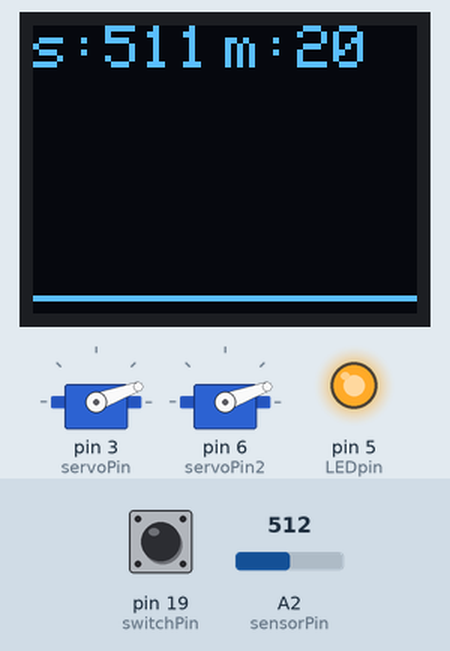
Simulated run of this sketch. Board: Arduino Uno, built with avr-gcc and run on an emulated ATmega328P. Parts: 64×48 one-colour display, 2 × servo, output pins drawn as LEDs (lit = HIGH). The test bench sets the inputs (shaded band); at power-on: A2 (sensorPin) = 512, pin 19 (switchPin) HIGH.

Above: at 9.7 s.
9.8 s: A2 (sensorPin) set to 498
At 11.7 s:
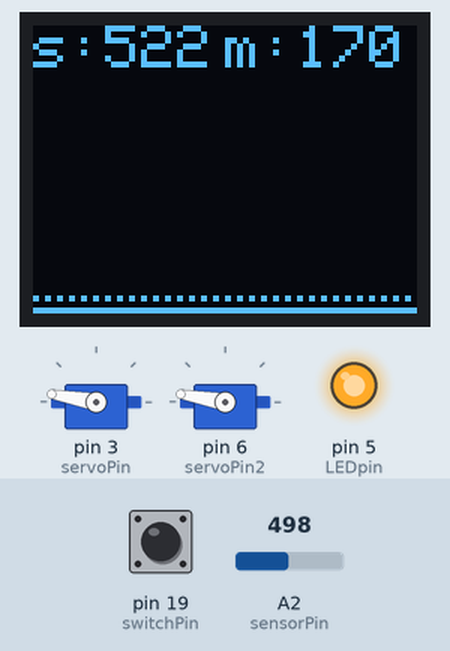
12.4 s: A2 (sensorPin) set to 526
At 13.17 s:
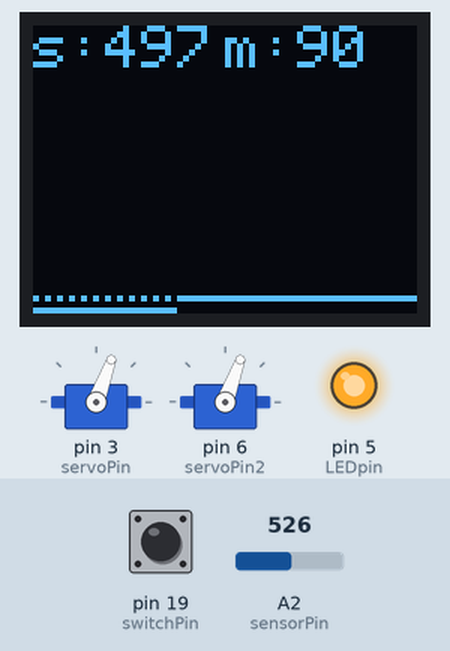
14.5 s: pin 19 (switchPin) pulled LOW for 0.15 s
At 14.97 s:
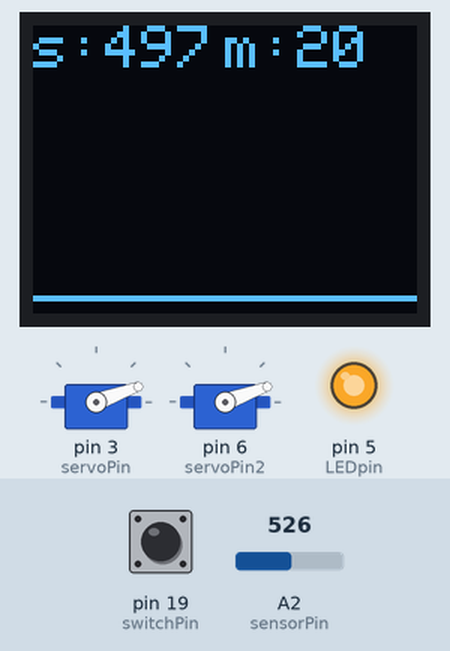
15.2 s: A2 (sensorPin) set to 306
At 17.5 s:
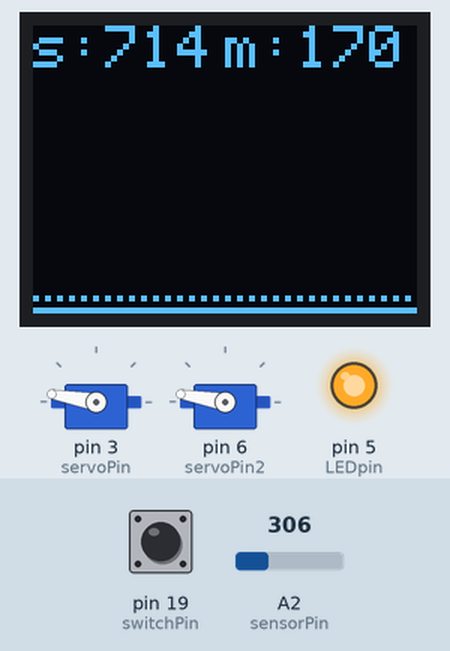
17.8 s: A2 (sensorPin) set to 716
At 18.57 s:
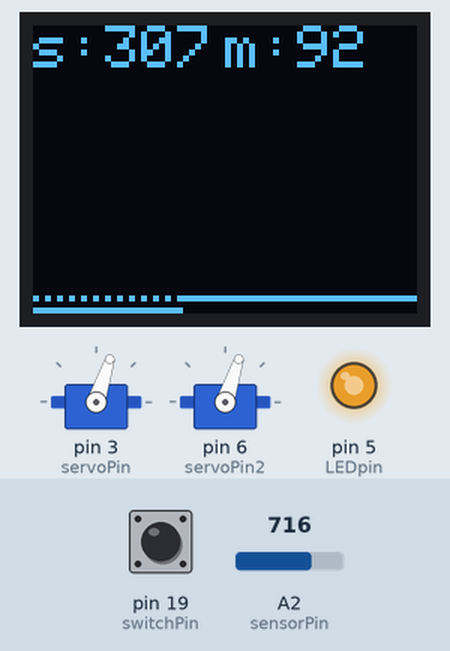
20.8 s: A2 (sensorPin) set to 506
At 23.3 s:
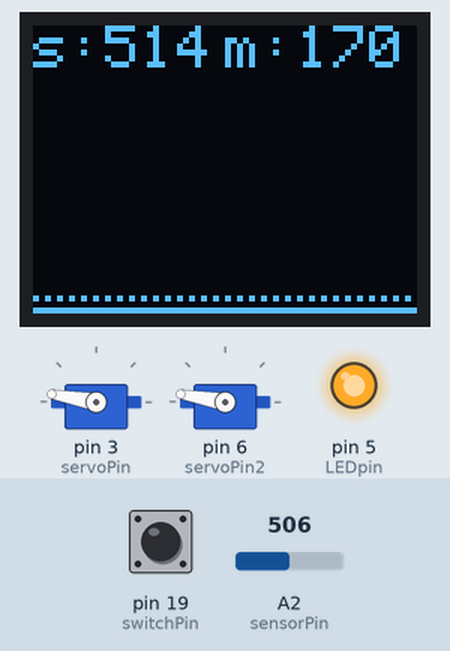
Timing chart, 0 to 24.3 s (numbered marks = the images above; inputs shaded):
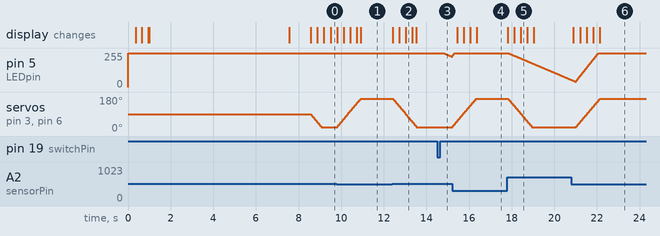

Measured:
- the behaviour switches between 509 and 508 on A2 (sensorPin) (found by bisection; images 0 and 1)
- after the input at 9.8 s, servo on pin 3 (servoPin), servo on pin 6 (servoPin2): moves from 20° to 170° over 1.1 s, starting at once; the display: first changes at once (image 1 shows a later state)
- after the input at 12.4 s, servo on pin 3 (servoPin), servo on pin 6 (servoPin2): moves from 170° to 20° over 1.1 s, starting at once; the display: first changes at once (image 2 shows a later state)
- after the input at 14.5 s, pin 5 (LEDpin): moves from 255/255 to 228/255 over 0.38 s, starting after 0.31 s
- after the input at 15.2 s, servo on pin 3 (servoPin), servo on pin 6 (servoPin2): moves from 20° to 170° over 1.1 s, starting at once; the display: first changes after 0.24 s (image 4 shows a later state)
- after the input at 17.8 s, pin 5 (LEDpin): moves from 255/255 to 54/255 over 3.0 s, starting at once; servo on pin 3 (servoPin), servo on pin 6 (servoPin2): moves from 170° to 20° over 1.1 s, starting at once; the display: first changes at once (image 5 shows a later state)
- after the input at 20.8 s, servo on pin 3 (servoPin), servo on pin 6 (servoPin2): moves from 20° to 170° over 1.1 s, starting after 0.24 s; the display: first changes after 0.10 s (image 6 shows a later state)

The sketch:

Sensor_display_light_lnear.ino
```cpp
#include <MicroView.h>
#include <Servo.h>

boolean commercialBendsensor = false; // change this to true when using commercial bendsensor sleeve

int val;
int x[64];
int angle;
int avg;
int sampleSize = 4; // how many sample one take for avarage. change to bigger number for more smoothing

Servo myservo;
Servo myservo2;

// initially the below number is given as min/max for the sensor. it gets callibrated in setup
int bendSensor_max = 1023;
int bendSensor_min = 0;

int sensorPin = A2;
int LEDpin = 5;
int servoPin = 3; // glove version motor is connected to 3
int servoPin2 = 6; // wristband version motor is connected to 6

int switchPin = 19;

bool switchState;
bool lastSwitchState;
bool lightOn = false;

long switchMarker;
int state;

int lightState;

bool debugger = false;

int threshold = 516;
int brightness = 255;


//---------------------------------
//adjust the following number
//---------------------------------


int motorPos_max = 170;  // streight position. 180 max
int motorPos_min = 20;  // the smaller number the bigger bend angle

//------------------------------------


void setup() {

  uView.begin();				// start MicroView
  uView.clear(PAGE);			// clear page
  uView.print("ExtraDigit");	// display HelloWorld
  uView.display();

  // set the pinModes
  pinMode(LEDpin, OUTPUT);
  pinMode(switchPin, INPUT_PULLUP);

  // turn off the LED
  digitalWrite(LEDpin, HIGH); // it is pnp transistor switch, HIGH = off, LOW = on

  // if (debugger) {
  // start serial communication for debugging
  Serial.begin(9600);
  //}

  // read analog input pin
  val = analogRead(sensorPin);
  avg = val;

  // initialize the graph value with the reading
  for (int i = 0; i < 63; i++) {
    x[i] = map(val, 0, 1023, 48, 10);
  }

  // set initial avarage and angle
  angle = map(val, 0, 1023, 0, 180);

  // setup servo
  myservo.attach(servoPin);
  myservo2.attach(servoPin2);


  // call the calibration
  calibration(500);

}

void loop () {

  // read sensor
  val = sensorReading();

  // read switch
  readSwitch();


  //------------------------------
  // motor control related----
  //------------------------------


  if (val > threshold) {
    angle += 2;
  }
  else {
    angle -= 2;
  }
  angle = constrain(angle,  motorPos_min, motorPos_max);

  // control the servo motor
  myservo.write(angle);
  myservo2.write(angle);

  //------------------------------
  // light related----
  //------------------------------
  if (lightOn) {

    if (val > threshold) {
      brightness += 3;
    }
    else {
      brightness -= 1;
    }
    brightness = constrain(brightness, 0, 255);
    analogWrite(LEDpin, brightness);
  }
  if (!lightOn) {
    brightness = 255;
    analogWrite(LEDpin, brightness );  // this is off
  }
  // display the sensor reading and angle of the motor
  microViewDisplay(val, angle);

  // print to Serial so we can see the sensor value on serial. this is or debugging
  //serialPlotterView(val);
  if (debugger) serialPrintDebugger();

  delay(1);
}

void microViewDisplay(int v, int a) {

  //------------------------------
  // microview display related----
  //------------------------------
  // clear the display
  uView.clear(PAGE);

  // display text for sensor input value at y position 0
  uView.setCursor(0, 0);
  uView.print("s:");
  uView.setCursor(12, 0);
  uView.print(v);
  // display text for bending angle at y position 10
  uView.setCursor(32, 0);
  uView.print("m:");
  uView.setCursor(44, 0);
  uView.print(a);

  // draw the threshold line
  MicroViewThresh();
  MicroViewMinMax();

  // display sensor input as graph
  MicroViewGraph(v);


  // show on the display
  uView.display();

  //------------------------------
}

void serialPlotterView(int num) {
  Serial.print(1023);
  Serial.print(" , ");
  Serial.print(0);
  Serial.print(" , ");
  Serial.println(num);
}

void serialPrintDebugger() {
  Serial.print("sensorVal; ");
  Serial.print(val);
  Serial.print("\t motorAngle; ");
  Serial.print(angle);
  Serial.print("\t min; ");
  Serial.print(bendSensor_min);
  Serial.print("\t max; ");
  Serial.print(bendSensor_max);
  Serial.println();
}

void readSwitch() {
  switchState = digitalRead(switchPin);
  if (switchState != lastSwitchState) {
    if (switchState == 0) {
      switch (state) {
        case 0:
          switchMarker = millis();
          state = 1; // single click
          break;

        case 1:
          state = 2; // double click
          break;
      }
    }
  }
  lastSwitchState = switchState;

  long currentTime = millis();
  // check the time out, 300ms
  if (  currentTime - switchMarker > 300) {
    if (state == 1) {
      lightOn = !lightOn; // switch on/off the light
      state = 0; // time out
    }
  }

  if (state == 2) {
    // double click, call calibration
    calibration(1000);
    state = 0;
  }
}

void calibration(int calibrationTime) {
  int tempMax = 0;
  int tempMin = 1023;

  // wait for 0.5 second
  //delay(500);

  for (int i = 0; i < 100; i++) {

    val = sensorReading();
  }

  for (int i = 0; i < calibrationTime; i++) {

    val = sensorReading();

    // register the value as max if it is bigger than current max
    if (val > tempMax) {
      tempMax = val;
    }
    // register the value as min if it is smaller than current min
    if (val < tempMin) {
      tempMin = val;
    }

    //----------------
    // display related
    //----------------
    // clear the display
    uView.clear(PAGE);
    // display text for sensor input value at y position 0
    uView.setCursor(0, 0);
    uView.print(val);
    // display theat it is in calibration
    uView.setCursor(0, 10);
    uView.print("calibrate");
    //draw the min, max value line
    MicroViewMinMax();
    // display sensor input as graph
    MicroViewGraph(val);
    // show on the display
    uView.display();
    //----------------

    if (debugger) {
      Serial.print("sensorVal; ");
      Serial.print(val);
      Serial.println();
    }

    delay (1);
  }

  bendSensor_max = tempMax - ((tempMax - tempMin) * 0.05);
  bendSensor_min = tempMin + ((tempMax - tempMin) * 0.25);

  threshold = (bendSensor_max - bendSensor_min) / 2 + bendSensor_min;

  //----------------
  // end of calibration display
  //----------------
  // clear the display
  uView.clear(PAGE);

  // display the end messgae with min and max value
  uView.setCursor(0, 0);
  uView.print("finished");
  uView.setCursor(0, 10);
  uView.print("min: ");
  uView.setCursor(20, 10);
  uView.print(bendSensor_min);
  uView.setCursor(0, 20);
  uView.print("max: ");
  uView.setCursor(20, 20);
  uView.print(bendSensor_max);


  // display sensor input as graph
  // MicroViewGraph(val);


  // show on the display
  uView.display();
  //----------------

  // pause for 1 second
  delay (1000);

}

int sensorReading() {
  // read analog input pin
  int v = analogRead(sensorPin);
  if (commercialBendsensor == false) {
    // reverse the reading
    v = map (v, 1023, 0, 0, 1023);
  }
  v = (avg * (sampleSize - 1) + v) / sampleSize;
  avg = v;
  return v;
}


void MicroViewGraph(int value) {
  // map the value to y value of the graph. first 1-10 pixel is taken for number display
  int dispVal;
  if (commercialBendsensor == false) {
  dispVal= map(value, bendSensor_min, bendSensor_max, 46, 10);
  }
  else{
    dispVal= map(value, bendSensor_min, bendSensor_max, 46, 10);
  }
  // microview display resolution is 64x48
  for (int i = 0; i < 63; i++) {
    // pass the last y value to one position before
    x[i] = x[i + 1];
    uView.pixel(i, x[i]);
  }
  // set the newest value y position to the left most pixel
  x[63] = dispVal;
  uView.pixel(63, x[63]);

}

void MicroViewThresh() {
  // map the value to y value of the graph. first 1-10 pixel is taken for number display
  int dispThre;

  if (commercialBendsensor == false) {
  dispThre= map(threshold, bendSensor_min, bendSensor_max, 46, 10);
  }
  else{
    dispThre= map(threshold, bendSensor_min, bendSensor_max, 46, 10);
  }

  // microview display resolution is 64x48
  for (int i = 0; i < 63; i++) {
    if (i % 8 == 0) {
      uView.pixel(i, dispThre);
    }
  }
}

void MicroViewMinMax() {
  int dispMax;
  int dispMin;

  if (commercialBendsensor == false) {
    // map the value to y value of the graph. first 1-10 pixel is taken for number display
    dispMax = map(bendSensor_max, bendSensor_min, bendSensor_max, 46, 10);
    dispMin = map(bendSensor_min, bendSensor_min, bendSensor_max, 46, 10);
  }
  else {
    dispMax = map(bendSensor_max, bendSensor_min, bendSensor_max, 46, 10);
    dispMin = map(bendSensor_min, bendSensor_min, bendSensor_max, 46, 10);
  }
  // microview display resolution is 64x48
  for (int i = 0; i < 63; i++) {
    if (i % 2 == 0) {
      uView.pixel(i, dispMax);
    }
    if (i % 2 == 0) {
      uView.pixel(i, dispMin);
    }
  }
}
```
